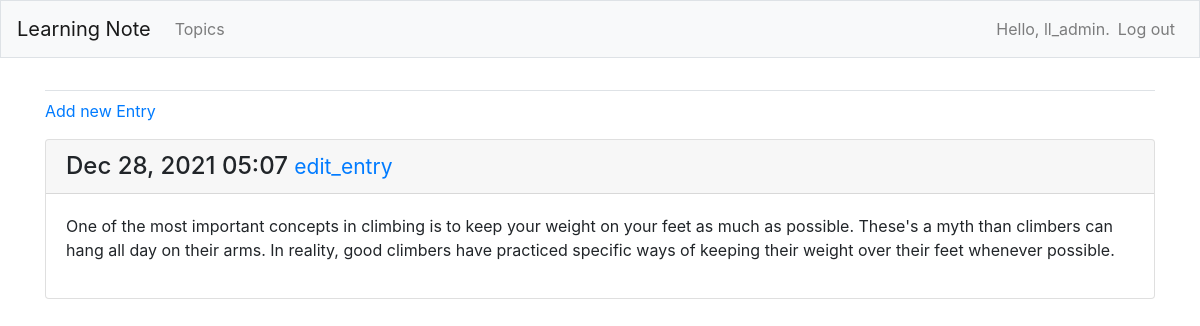
The page /topics/2/ (signed in) on the database its author committed.
### learning_notes_apps/models.py (models this page shows, shortened)
class Entry(models.Model):
    topic = models.ForeignKey(Topic, on_delete=models.CASCADE)
    text = models.TextField()
    date_added = models.DateTimeField(auto_now_add=True)
    class Meta:
        verbose_name_plural = "entries"

### learning_notes_apps/views.py (the view)
# urls.py: path('topics/<int:topic_id>/', views.topic, name='topic'),
@login_required
def topic(request,topic_id):
    topic = Topic.objects.get(id=topic_id)
    check_topic_owner(request,topic)
    entries = topic.entry_set.order_by("-date_added")
    context = {"topic": topic, "entries": entries}
    return render(request,"learning_notes_apps/topic.html", context)

### learning_notes_apps/views.py (called while the page is built)
def check_topic_owner(request, topic):
    if topic.owner != request.user:
        raise Http404

### learning_notes_apps/templates/learning_notes_apps/topic.html (shortened to what this page needs)
{% extends "learning_notes_apps/base.html"%}
{% block content %}
<p>
  <a href="{% url 'learning_notes_apps:new_entry' topic.id %}">Add new Entry</a>
</p>
{% for entry in entries %}
  <div class="card mb-3">
    <h4 class="card-header">
      {{ entry.date_added|date:'M d, Y H:i' }}
      <small><a href="{% url 'learning_notes_apps:edit_entry' entry.id %}">
        edit_entry</a></small>
    </h4>
    <div class="card-body">
      {{ entry.text|linebreaks }}
    </div>
  </div>
{% empty %}
  <p>There are no entries for this topic yes.</p>
{% endfor %}
{% endblock content %}

### learning_notes_apps/templates/learning_notes_apps/base.html (shortened to what this page needs)
{% load bootstrap4 %}
<!doctype html>
<html lang="en">
<head>
  {% bootstrap_css %}
</head>
<body>
  <nav class="navbar navbar-expand-md navbar-light bg-light mb-4 border">
    <a class="navbar-brand" href="{% url 'learning_notes_apps:index'%}">
      Learning Note</a>
      <div class="collapse navbar-collapse" id="navbarCollapse">
        <ul class="navbar-nav mr-auto">
          <li class="nav-item">
            <a class="nav-link" href="{% url 'learning_notes_apps:topics'%}">Topics</a>
          </li>
        </ul>
        <ul class="navbar-nav ml-auto">
          {% if user.is_authenticated %}
            <li class="nav-item">
              <span class="navbar-text">
                Hello, {{ user.username }}.
              </span>
            </li>
            <li class="nav-item">
              <a class="nav-link" href="{% url 'users:logout' %}">Log out</a>
            </li>
          {% endif %}
        </ul>
      </div>
  </nav>
  <main role="main" class="container">
    <div class="pb-2 mb-2 border-bottom">
    </div>
    <div>
      {% block content %}{% endblock content %}
    </div>
  </main>
</body>
</html>

### rows shown on the page
Entry: date_added "Dec 28, 2021 05:07", text "One of the most important concepts in climbing is to keep your weight on your feet as much as possible. These's a myth than climbers can hang all day on their arms. In reality, good climbers have practiced specific ways of keeping their weight over their feet whenever possible."

### other values the page prints
{{ user.username }} "ll_admin"
